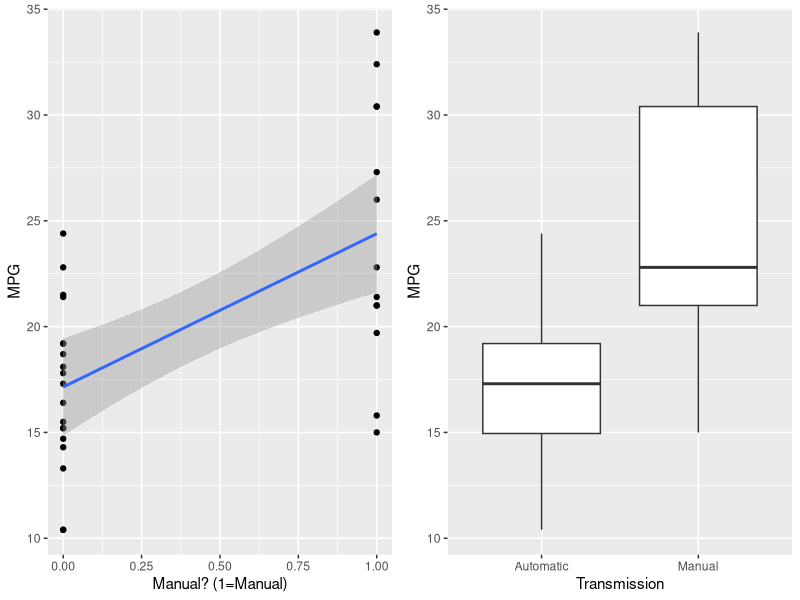
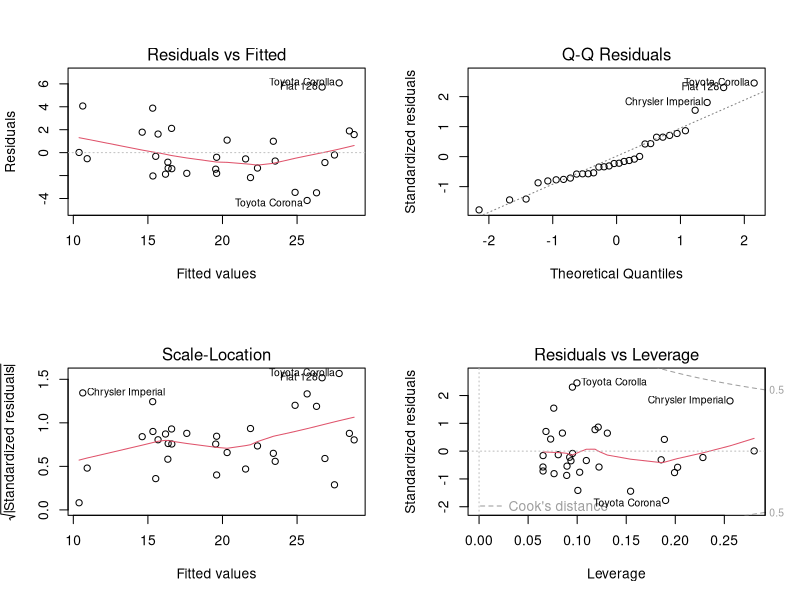

The R source for these figures, in order:
## ---- chunk 1
knitr::opts_chunk$set(echo = FALSE)
library(dplyr)
library(ggplot2)
library(cowplot)
set.seed(100)
## ---- chunk 2
data.frame(cor(mtcars)) %>% select(am,mpg)
## ---- chunk 3
fit1 <- lm(mpg ~ am, data = mtcars)
fit2 <- update(fit1, mpg ~ am + wt)
fit3 <- update(fit1, mpg ~ am + wt + cyl)
fit4 <- update(fit1, mpg ~ am + wt + cyl + disp)
fit5 <- update(fit1, mpg ~ am + wt + cyl + disp + hp)
fit6 <- update(fit1, mpg ~ am + wt + cyl + disp + hp + drat)
fit7 <- update(fit1, mpg ~ am + wt + cyl + disp + hp + drat + vs)
anova(fit1, fit2, fit3, fit4, fit5, fit6, fit7)
## ---- chunk 4
fitwoc<-lm(mpg ~ am, data = mtcars)
summary(fitwoc)
## ---- chunk 5
fitwc<-lm(mpg ~ am + wt + cyl, data = mtcars)
summary(fitwc)
## ---- chunk 6
diagnostic_df <- data.frame(dfbetas(fitwc)) %>% 
    rename(
        dfbeta_intercept = X.Intercept.,
        dfbeta_am = am,
        dfbeta_wt = wt,
        dfbeta_cyl = cyl
    ) %>%
    mutate(
        abs_dfbeta_intercept = abs(dfbeta_intercept),
        abs_dfbeta_am = abs(dfbeta_am),
        abs_dfbeta_wt = abs(dfbeta_wt),
        abs_dfbeta_cyl = abs(dfbeta_cyl)
    ) %>%
    mutate(hatval=hatvalues(fitwc)) %>%
    mutate(abs_hatval=abs(hatval))
filtered <- filter(
    diagnostic_df,
    abs_dfbeta_am %in% top_n(diagnostic_df, 10, abs_dfbeta_am)$abs_dfbeta_am,
    abs_dfbeta_wt %in% top_n(diagnostic_df, 10, abs_dfbeta_wt)$abs_dfbeta_wt,
    abs_dfbeta_cyl %in% top_n(diagnostic_df, 10, abs_dfbeta_cyl)$abs_dfbeta_cyl,
    abs_hatval %in% top_n(diagnostic_df, 10, abs_hatval)$abs_hatval,
    ) %>% select(dfbeta_intercept:dfbeta_cyl, hatval)
filtered
## ---- chunk 7
g1 <- ggplot(mtcars, aes(am, mpg)) + geom_point() + geom_smooth(formula=y~x,method="lm") +
    labs(x="Manual? (1=Manual)",y="MPG")
g2 <- ggplot(mtcars, aes(factor(am, labels = c("Automatic", "Manual")),mpg)) + geom_boxplot() +
    labs(x="Transmission", y="MPG")
p <- plot_grid(g1, g2)
p
## ---- chunk 8
par(mfrow=c(2,2))
plot(fitwc)
